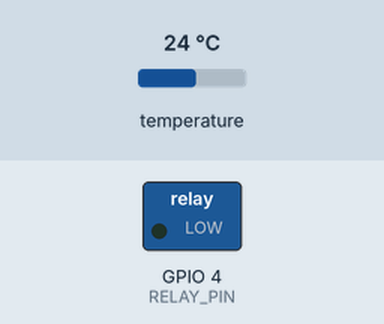
This sketch was run on a simulated ESP32. Parts: switched loads named in the sketch (green lamp = pin HIGH). Wiring (inferred from the names in the program): TMP102 temperature sensor at I2C address 0x48. Inputs (shaded band) come from the test bench; at power-on: temperature 24 °C. WiFi joins after 1.5 s; servers stay silent unless stated; what the sketch prints to the serial monitor is not drawn.

Above: at 0.1 s.
At 1.6 s:
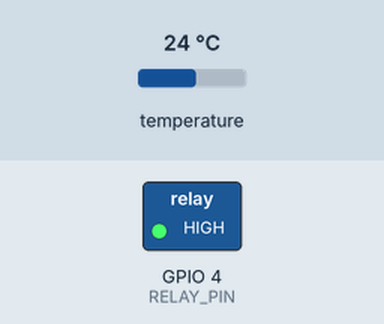
Timing chart, 0 to 3.1 s (numbered marks = the images above):
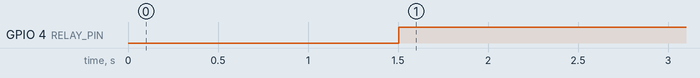

The sketch:

relay_temper_ts.ino
```cpp
#include <Wire.h>
#include <WiFi.h>
#include <ThingSpeak.h>

#define TMP102_ADDR 0x48  // TMP102 default I2C address
#define RELAY_PIN 4       // GPIO pin for relay control

// Temperature thresholds
const float HIGH_TEMP_THRESHOLD = 32.0;
const float LOW_TEMP_THRESHOLD = 30.0;

// WiFi credentials
const char* ssid = "YOUR_WIFI_SSID";
const char* password = "YOUR_WIFI_PASSWORD";

// ThingSpeak settings
unsigned long channelID = 22880817;
const char* apiKey = " UDVBO3GMCLSWNR6Q";

WiFiClient client;

void setup() {
  Serial.begin(115200);
  Wire.begin(21, 19);  // SDA -> GPIO21, SCL -> GPIO19
  pinMode(RELAY_PIN, OUTPUT);
  digitalWrite(RELAY_PIN, LOW); // Initialize relay OFF

  // Connect to WiFi
  WiFi.begin(ssid, password);
  while (WiFi.status() != WL_CONNECTED) {
    delay(500);
    Serial.print(".");
  }
  Serial.println("");
  Serial.println("WiFi connected");

  // Initialize ThingSpeak
  ThingSpeak.begin(client);
}

void loop() {
  Wire.beginTransmission(TMP102_ADDR);
  Wire.write(0x00); // Select temperature register
  Wire.endTransmission(false);

  Wire.requestFrom(TMP102_ADDR, 2);  // Request 2 bytes from TMP102
  if (Wire.available() == 2) {
    int16_t rawData = (Wire.read() << 8) | Wire.read();  // Read 16-bit data
    rawData = rawData >> 4;  // Shift right to get the 12-bit temperature value

    // Handle negative temperatures
    if (rawData & 0x800) {
      rawData |= 0xF000;  // Extend sign for negative temperature
    }

    float temperature = rawData * 0.0625;  // Convert to Celsius

    // Print temperature to Serial Monitor
    Serial.print("Temperature: ");
    Serial.print(temperature);
    Serial.println(" °C");

    // Control Peltier module via relay
    if (temperature >= HIGH_TEMP_THRESHOLD) {
      if (digitalRead(RELAY_PIN) == HIGH) {
        digitalWrite(RELAY_PIN, LOW); // Turn relay ON (Peltier ON)
        Serial.println("Peltier ON");
      }
    } else if (temperature <= LOW_TEMP_THRESHOLD) {
      if (digitalRead(RELAY_PIN) == LOW) {
        digitalWrite(RELAY_PIN, HIGH);  // Turn relay OFF (Peltier OFF)
        Serial.println("Peltier OFF");
      }
    }

    // Upload to ThingSpeak
    if (WiFi.status() == WL_CONNECTED) {
      ThingSpeak.setField(1, temperature); // Field 1 for temperature
      ThingSpeak.setField(2, digitalRead(RELAY_PIN) == LOW ? 1 : 0); // Field 2 for Peltier status (1=ON, 0=OFF)

      int response = ThingSpeak.writeFields(channelID, apiKey);
      if (response == 200) {
        Serial.println("Data uploaded to ThingSpeak successfully");
      } else {
        Serial.println("Problem uploading to ThingSpeak. HTTP error code " + String(response));
      }
    } else {
      Serial.println("WiFi disconnected");
    }

  } else {
    Serial.println("Failed to read temperature.");
  }

  delay(15000); // Wait 30 seconds between updates (ThingSpeak free account limit)
}
```

Measured:
- by itself, GPIO 4 (RELAY_PIN): LOW → HIGH at 1.5 s
